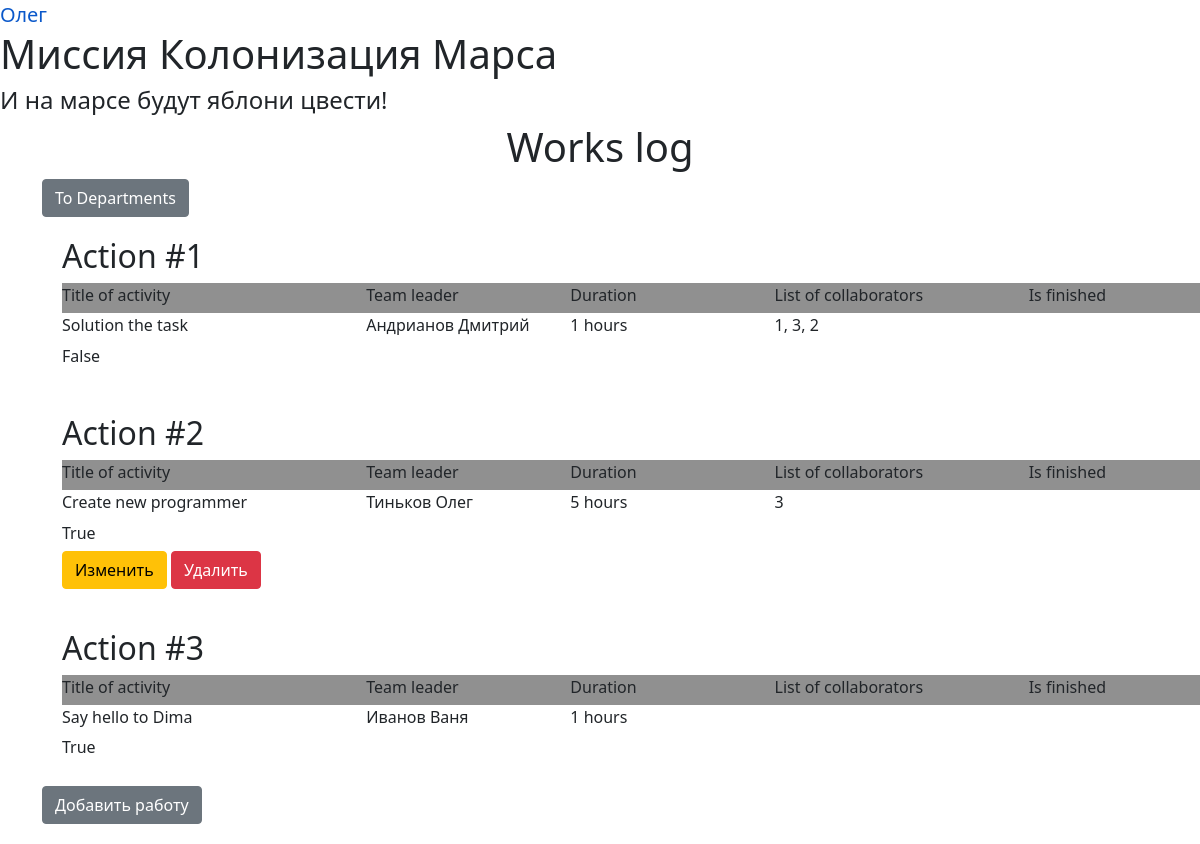
The app's page /tables (signed in), older data.
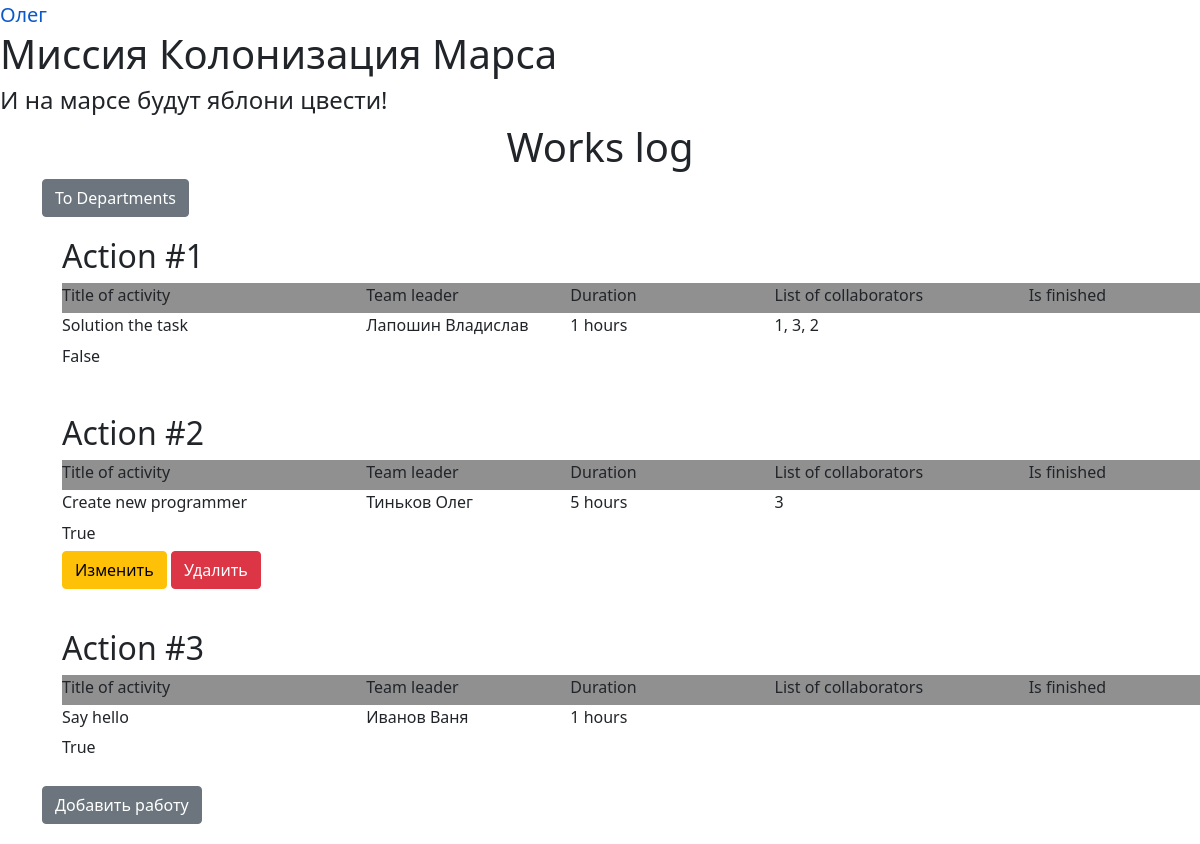
The same page, newer data.
### data/users.py (models this page shows, shortened)
class User(SqlAlchemyBase, UserMixin, SerializerMixin):
    __tablename__ = 'users'
    id = sqlalchemy.Column(sqlalchemy.Integer,
                           primary_key=True, autoincrement=True)
    surname = sqlalchemy.Column(sqlalchemy.String)
    name = sqlalchemy.Column(sqlalchemy.String)
    age = sqlalchemy.Column(sqlalchemy.Integer)
    position = sqlalchemy.Column(sqlalchemy.String)
    speciality = sqlalchemy.Column(sqlalchemy.String)
    address = sqlalchemy.Column(sqlalchemy.String)
    email = sqlalchemy.Column(sqlalchemy.String, unique=True)
    hashed_password = sqlalchemy.Column(sqlalchemy.String, nullable=True)
    modified_date = sqlalchemy.Column(sqlalchemy.DateTime)
    city_from = sqlalchemy.Column(sqlalchemy.String)
    jobs = orm.relationship("Jobs", back_populates='user')
    department = orm.relationship("Department", back_populates='user')

### data/jobs.py (models this page shows)
class Jobs(SqlAlchemyBase, SerializerMixin):
    __tablename__ = 'jobs'
    id = sqlalchemy.Column(sqlalchemy.Integer,
                           primary_key=True, autoincrement=True)
    team_leader = sqlalchemy.Column(sqlalchemy.Integer,
                                    sqlalchemy.ForeignKey('users.id'))
    job = sqlalchemy.Column(sqlalchemy.String)
    work_size = sqlalchemy.Column(sqlalchemy.Integer)
    collaborators = sqlalchemy.Column(sqlalchemy.String)
    start_date = sqlalchemy.Column(sqlalchemy.DateTime, default=datetime.datetime.now)
    end_data = sqlalchemy.Column(sqlalchemy.DateTime, default=None)
    is_finished = sqlalchemy.Column(sqlalchemy.Boolean)
    user = orm.relationship('User')

### main.py (the view)
@app.route('/tables', methods=['GET', 'POST'])
def tables():
    form = JobsForm()
    if form.validate_on_submit():
        return redirect('/add_jobs')
    else:
        if current_user.is_authenticated:
            db_sess = db_session.create_session()
            jobs = db_sess.query(Jobs).filter()
            return render_template('tablets.html', job=jobs)
        else:
            return redirect('/login')

### data/db_session.py (called while the page is built)
def create_session() -> Session:
    global __factory
    return __factory()

### main.py (called while the page is built)
@login_manager.user_loader
def load_user(user_id):
    db_sess = db_session.create_session()
    return db_sess.query(User).get(user_id)

### templates/tablets.html
{% extends "base.html" %}
{% block content %}
<h1 class="text-mod">Works log</h1>
<a href="/departments" class="btn btn-secondary">To Departments</a>
{% for item in job %}
    <div class="indent">
        <h2>Action #{{item.id}}</h2>
        <div style="background: #909090; width: 1150px">
            <h6 class="one-line" style="width: 300px">Title of activity</h6>
            <h6 class="one-line" style="width: 200px">Team leader</h6>
            <h6 class="one-line" style="width: 200px">Duration</h6>
            <h6 class="one-line" style="width: 250px">List of collaborators</h6>
            <h6 class="one-line" style="width: 175px">Is finished</h6>
        </div>
        <div>
            <h6 class="one-line" style="width: 300px">{{item.job}}</h6>
            <h6 class="one-line" style="width: 200px">{{item.user.surname}} {{item.user.name}}</h6>
            <h6 class="one-line" style="width: 200px">{{item.work_size}} hours</h6>
            <h6 class="one-line" style="width: 250px">{{item.collaborators}}</h6>
            <h6 class="one-line" style="width: 175px">{{item.is_finished == 1}}</h6>
        </div>
        {% if current_user.is_authenticated %}
            {% if current_user.id == 1 or current_user == item.user%}
                <div>
                    <a href="/edit_jobs/{{ item.id }}" class="btn btn-warning one-line">
                        Изменить
                    </a>
                    <a href="/delete_jobs/{{ item.id }}" class="btn btn-danger one-line">
                        Удалить
                    </a>
                </div>
            {% endif %}
        {% endif %}
    </div>
{% endfor %}
{% if current_user.is_authenticated %}
    <a href="add_jobs" class="btn btn-secondary">Добавить работу</a>
{% endif %}
{% endblock %}

### templates/base.html (shortened to what this page needs)
<!DOCTYPE html>
<html lang="ru">
<head>
    <link href="/static/style.css" rel="stylesheet" type="text/css"></link>
    <link href="/static/for_form.css" rel="stylesheet" type="text/css"></link>
    <link rel="stylesheet"
                                 href="https://cdn.jsdelivr.net/npm/bootstrap@5.0.0-beta1/dist/css/bootstrap.min.css"
>
    <nav>
        {% if current_user.is_authenticated %}
            <a class="navbar-brand" href="/logout">{{ current_user.name }}</a>
        {% else %}
            <p>
                <a class="btn btn-primary " href="/register">Зарегистрироваться</a>
                <a class="btn btn-success" href="/login">Войти</a>
            </p>
        {% endif %}
    </nav>
    </head>
    <body>
        <h1>Миссия Колонизация Марса</h1>
        <h4>И на марсе будут яблони цвести!</h4>
        <main role="main" class="container move-one-tab">
            {% block content %}{% endblock %}
        </main>
    </body>
</html>

### static/style.css (style rules this page uses)
.move-one-tab { margin-left: 20px; margin-bottom: 20px; }
.one-line { display: inline-block; }

### static/for_form.css (style rules this page uses)
.indent { padding: 20px; }
.text-mod { text-align: center; }

Row changes from the older to the newer data that the page shows:
changed Jobs "Solution the task": user.surname "Андрианов" → "Лапошин"; user.name "Дмитрий" → "Владислав"
changed Jobs "Иванов": job "Say hello to Dima" → "Say hello"
